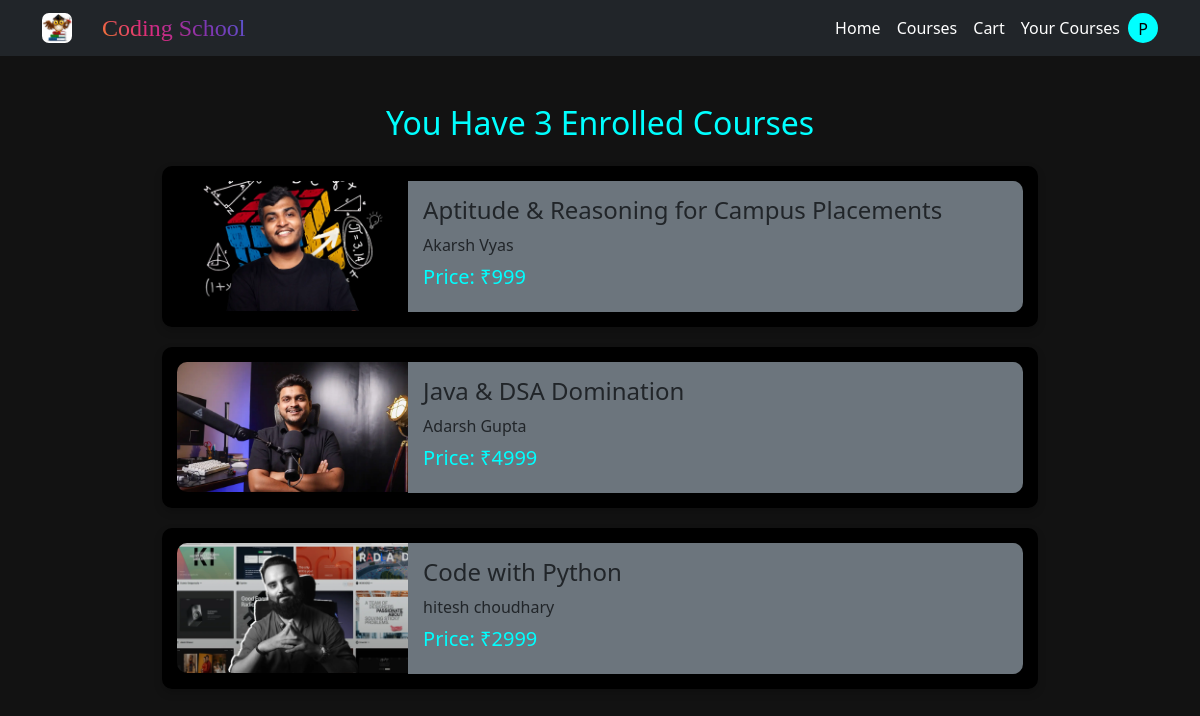
The page /enrolled_courses/ (signed in) on the database its author committed.
### shery_app/models.py (models this page shows, shortened)
class CustomUser(AbstractUser):
    picture=models.FileField(upload_to='profile_pictures/',null=True,default=None,blank=True)
    phone = models.CharField(max_length=15)
    address = models.TextField()
    emailaddress=models.EmailField(default='example@example.com')

class Enrollement(models.Model):
     user=models.ForeignKey(CustomUser,on_delete=models.CASCADE)
     course=models.ForeignKey(course,on_delete=models.CASCADE)

class course(models.Model):
    Image=models.FileField(upload_to='images/')
    Title=models.CharField(max_length=50)
    Description=models.CharField(max_length=400)
    Tutor=models.CharField(max_length=50)
    Topics=models.JSONField()
    Price=models.IntegerField()

### shery_app/views.py (the view)
# urls.py: path('enrolled_courses/',viewEnrolledCourses,name='enrolled'),
def viewEnrolledCourses(request):
     user=request.user
     enrolled_course_list=Enrollement.objects.filter(user=user)
     total_courses=len(enrolled_course_list)
     return render(request,'enrolled_courses.html',{'courses':enrolled_course_list,'count':total_courses})

### template/enrolled_courses.html (shortened to what this page needs)
<!DOCTYPE html>
<html lang="en">
<head>
    <link rel="stylesheet" href="https://cdn.jsdelivr.net/npm/bootstrap@5.3.0-alpha1/dist/css/bootstrap.min.css">
     <link href="https://cdn.jsdelivr.net/npm/bootstrap@5.3.3/dist/css/bootstrap.min.css" rel="stylesheet">
</head>
<body>
     {% include 'header.html' %}
    <div class="container mt-5">
        <h2 class="text-center  mb-4" style='color:rgb(0,255,255)'>You Have {{ count }} Enrolled Courses </h2>
        {% for item in courses %}
            <div class="card-container d-flex flex-md-row align-items-center align-items-md-start">
                <div class="course-image">
                    <img src="{{ item.course.Image.url }}" alt="{{ item.course.Title }}" class="img-fluid col-sm-12">
                </div>
                <div class="course-details flex-grow-1">
                    <h4 class="mb-2 text-dark">{{ item.course.Title }}</h4>
                    <p class="mb-2 text-dark">{{ item.course.Tutor }}</p>
                    <h5 style='color:rgb(0,255,255)'>Price: ₹{{ item.course.Price }}</h5>
                </div>
            </div>
        {% endfor %}
    </div>
</body>
</html>

### template/header.html (shortened to what this page needs)
        {% load static %}
        <nav class="navbar navbar-expand-lg w-100 bg-dark">
            <div class="container-fluid">
              <img style="margin-left:30px;border-radius:7px" src="{% static 'i1.jpg' %}" alt="" height="30px" width="30px">
              <a style="margin-left:30px;text-decoration:none;color:white;font-family:fantasy;background-image:linear-gradient(45deg, #f58529, #dd2a7b, #8134af, #515bd4);color:transparent;background-clip:text;font-size:24px;" id="brand" class="a" href="{% url 'welcome' %}" >Coding School</a>
              <div  class="collapse navbar-collapse " id="navbarNavAltMarkup">
                <div class="navbar-nav ms-auto " style="margin-right:30px;">
                  {% if user.is_authenticated %}
                  <a class="nav-link a  text-white" aria-current="page" href="{% url 'welcome' %}">Home</a>
                  <a  class="nav-link a  text-white" href="{% url 'courses' %}">Courses</a>
                  <a class="nav-link a  text-white" href="{% url 'view_cart'%}">Cart</a>
                  <a class="nav-link a  text-white" href="{% url 'enrolled'%}">Your Courses</a>
                  <a class="nav-link a   text-center profile-icon" id="profile-icon" href="" style="padding:4px;background-color:rgb(0,255,255);border-radius:50%;height:30px;width:30px;margin-top:5px;color:black;font-size:16px;">{{ user.last_name|first }}</a>
                  {% endif %}
                </div>
              </div>
            </div>
        </nav>

### template/enrolled_courses.html (style rules this page uses)
body { background-color: #121212; }
.card-container { background-color: #000; padding: 15px; margin-bottom: 20px; border-radius: 10px; box-shadow: 0 4px 8px rgba(0, 0, 0, 0.2); }
.course-details { background-color: #6c757d; color: white; padding: 15px; border-radius: 0 10px 10px 0; }
.course-image img { border-radius: 10px 0 0 10px; max-height: 130px; object-fit: cover; }
.container { max-width: 900px; }

### rows shown on the page
CustomUser: last_name|first "P"
Enrollement: course.Image (picture), course.Title "Aptitude & Reasoning for Campus Placements", course.Tutor "Akarsh Vyas", course.Price "999"
Enrollement: course.Image (picture), course.Title "Java & DSA Domination", course.Tutor "Adarsh Gupta", course.Price "4999"
Enrollement: course.Image (picture), course.Title "Code with Python", course.Tutor "hitesh choudhary", course.Price "2999"

### other values the page prints
{{ count }} "3"
